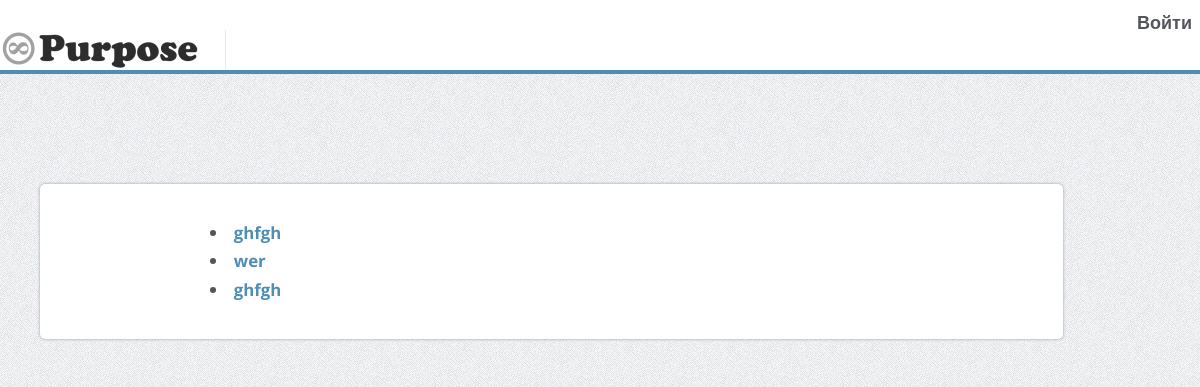
/sites/menu/, run on an earlier commit of the app's database.
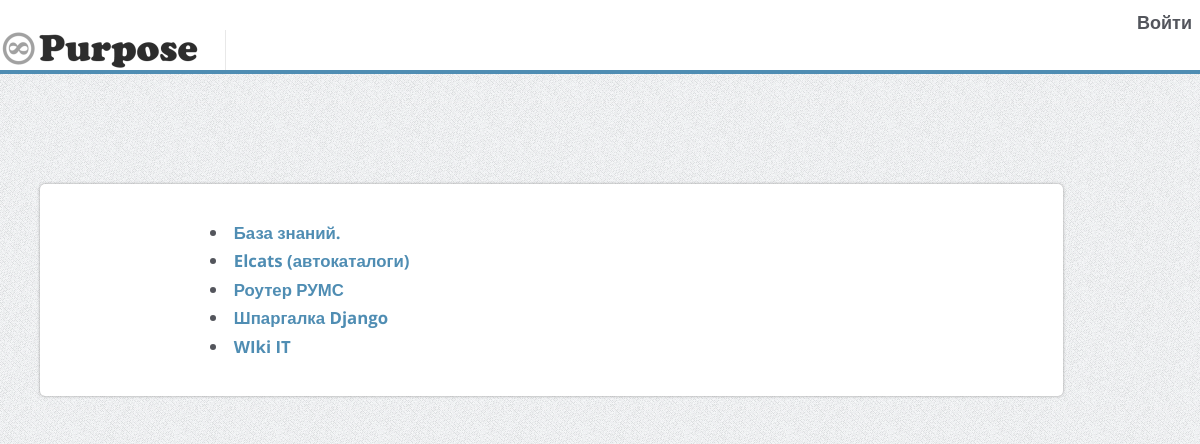
And on a later commit of the database.
### sites/models.py (models this page shows, shortened)
class add_links(models.Model):
    title = models.CharField('Название', max_length=30)
    link = models.CharField('Ссылка', max_length=250)
    class Meta:
        verbose_name = 'Ссылка'
        verbose_name_plural = 'Ссылки'

### sites/views.py (the view)
# urls.py: path('menu/', menu, name='menu'),
def menu(request):
    links = add_links.objects.all()
    return render(request, 'sites/menu.html',{"links": links})

### sites/templates/sites/menu.html (shortened to what this page needs)
{% extends 'sites/base.html' %}
{% block content %}
<div class="section">
	    	<div class="container">
				<div class="row">
					<div class="col-md-11">
						<div class="service-wrapper">
						{% for link in links %}
							<div class="center_txt">
							<h3><li class="active">
								<a href="{{ link.link }}">{{ link.title }} </a>
							</li></h3>
							</div>
						{% endfor %}
						</div>
					</div>
				</div>
			</div>
		</div>
{% endblock %}

### sites/templates/sites/base.html (shortened to what this page needs)
{% load static %}
{% load get_group %}
<!DOCTYPE html>
 <html class="no-js">
    <head>
        <link rel="stylesheet" href="{% static 'css/bootstrap.min.css' %}">
        <link rel="stylesheet" href="{% static 'css/icomoon-social.css' %}">
        <link rel="stylesheet" href="{% static 'css/leaflet.css' %}" />
		<link rel="stylesheet" href="{% static 'css/main.css' %}">
		<link rel="stylesheet" href="{% static 'css/style.css' %}">
    </head>
    <body>
        <div class="mainmenu-wrapper">
	        <div >
	        	<div class="menuextras">
					<div class="extras">
						<ul>
							<li><img src="{{ user.profile.avatar.url }}" alt="{{ user.username }}" style="max-height: 50px; max-width: 50px;"></li>
		        		<li>{% if request.user.is_authenticated %}
							<h4>Вы вошли как <b>{{ user.username }}</b></h4>
							<h4><b>Привет {{ user.first_name }}</b></h4>
							<h4><b>{{ user.date_joined }}</b></h4>
							{% else %}
							<a href="{% url 'sites:login' %}"><h4><b>Войти</b></h4></a></li>
							{% endif %}
			        	</ul>
					</div>
		        </div>
		        <nav id="mainmenu" class="mainmenu">
					<ul>
						<li class="logo-wrapper"><a href="{% url 'index' %}"><img src="{% static 'img/mPurpose-logo.png' %}" alt="Multipurpose Twitter Bootstrap Template"></a></li>
					</ul>
			</div>
		</div>
        <div class="section">
	    </div>
		{% block content %}
		{% endblock %}
    </body>
</html>

### static/css/main.css (style rules this page uses)
body { background: url(../img/page-background.png); }
.section { padding: 30px 0; -webkit-transform: translateZ(0); -moz-transform: translateZ(0); -o-transform: translateZ(0); -ms-transform: translateZ(0); transform: translateZ(0); }
.section .container:first-child h1, .section .container:first-child h2, .section .container:first-child h3 { margin-top: 0; font-weight: 700; }
body { font-family: Arial, Helvetica, sans-serif; font-size: 14px; line-height: 20px; color: #535b60; }
h3 { font-family: 'Open Sans', sans-serif; color: #53555c; font-size: 1.5em; }
h4 { font-family: 'Open Sans', sans-serif; color: #53555c; margin-bottom: 10px; }
a { color: #4f8db3; }
.service-wrapper { background: #FFFF; margin: 20px 10px; text-align: center; padding: 30px 20px; -webkit-border-radius: 5px; -webkit-background-clip: padding-box; -moz-border-radius: 5px; -moz-background-clip: padding; border-radius: 5px; background-clip: padding-box; -webkit-box-shadow: 0 0 3px #999; -moz-box-shadow: 0 0 3px #999; box-shadow: 0 0 3px #999; color: 0 0 3px #999; }
.service-wrapper h3 { font-size: 1.2em; margin: 10px 0 !important; }
.mainmenu li.logo-wrapper a { border-right: 1px solid #E8E8E8; padding-left: 0; padding-top: 0; padding-bottom: 0; }
.mainmenu-wrapper { background-color: #FFF; border-bottom: 4px solid #4f8db3; z-index: 4; }
.mainmenu { width: 100%; }
.mainmenu ul { margin: 0; padding: 0; list-style-type: none; }
.mainmenu > ul, .mainmenu .mainmenu-submenu-inner { margin: 0 auto; }
.mainmenu > ul > li, .mainmenu .mainmenu-submenu-inner > li { display: inline-block; *display: inline; }
.mainmenu > ul > li > a, .mainmenu .mainmenu-submenu-inner > li > a { font-size: 1.2em; padding: 1.2em 1.5em; color: #999; display: inline-block; text-decoration: none; }
.menuextras { font-size: 0.85em; height: 30px; }
.menuextras ul { margin: 0; padding: 0; list-style-type: none; float: right; padding: 3px 0; }
.menuextras li { float: left; padding: 0 8px; }
.menuextras .extras li { padding: 0 8px; }
.menuextras .extras li a { color: #333; }
.center_txt { text-align : center; }

### sites/templates/sites/menu.html (style rules this page uses)
.center_txt { text-align : left; text-indent : 150px ; }

What changed in the data, as far as the page shows it:
removed add_links: title "ghfgh"
removed add_links: title "wer"
removed add_links: title "ghfgh"
added add_links: title "База знаний."
added add_links: title "Elcats (автокаталоги)"
added add_links: title "Роутер РУМС"
added add_links: title "Шпаргалка Django"
added add_links: title "WIki IT"
